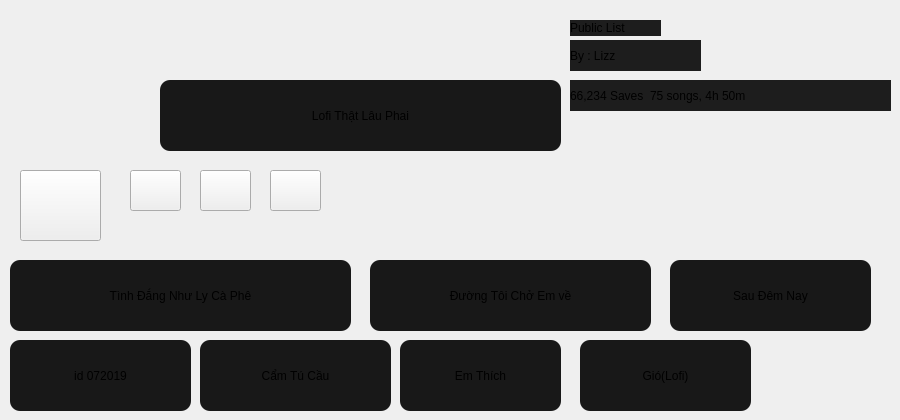
      <widget class="QWidget" name="page_11">
       <widget class="QPushButton" name="pushButton_13">
        <property name="geometry">
         <rect>
          <x>160</x>
          <y>80</y>
          <width>401</width>
          <height>71</height>
         </rect>
        </property>
        <property name="layoutDirection">
         <enum>Qt::LayoutDirection::LeftToRight</enum>
        </property>
        <property name="styleSheet">
         <string notr="true">background-color:rgb(24, 24, 24);
font: 500 26pt &quot;Comfortaa&quot;;
border-radius: 10;</string>
        </property>
        <property name="text">
         <string>Lofi Thật Lâu Phai</string>
        </property>
        <property name="iconSize">
         <size>
          <width>150</width>
          <height>150</height>
         </size>
        </property>
       </widget>
       <widget class="QLabel" name="label_2">
        <property name="geometry">
         <rect>
          <x>570</x>
          <y>20</y>
          <width>91</width>
          <height>16</height>
         </rect>
        </property>
        <property name="styleSheet">
         <string notr="true">font: 500 10pt &quot;Roboto Mono Medium&quot;;
background:rgb(29, 29, 29);</string>
        </property>
        <property name="text">
         <string>Public List</string>
        </property>
       </widget>
       <widget class="QLabel" name="label_3">
        <property name="geometry">
         <rect>
          <x>570</x>
          <y>40</y>
          <width>131</width>
          <height>31</height>
         </rect>
        </property>
        <property name="styleSheet">
         <string notr="true">font: 500 16pt &quot;Roboto Mono Medium&quot;;
background:rgb(29, 29, 29);</string>
        </property>
        <property name="text">
         <string>By : Lizz</string>
        </property>
       </widget>
       <widget class="QLabel" name="label_4">
        <property name="geometry">
         <rect>
          <x>570</x>
          <y>80</y>
          <width>321</width>
          <height>31</height>
         </rect>
        </property>
        <property name="styleSheet">
         <string notr="true">font: 500 10pt &quot;Roboto Mono Medium&quot;;
background:rgb(29, 29, 29);</string>
        </property>
        <property name="text">
         <string>66,234 Saves  75 songs, 4h 50m</string>
        </property>
       </widget>
       <widget class="QPushButton" name="pushButton_14">
        <property name="geometry">
         <rect>
          <x>20</x>
          <y>170</y>
          <width>81</width>
          <height>71</height>
         </rect>
        </property>
        <property name="text">
         <string/>
        </property>
        <property name="icon">
         <iconset>
          <normaloff>../IMG/PlayIcon.png</normaloff>../IMG/PlayIcon.png</iconset>
        </property>
        <property name="iconSize">
         <size>
          <width>64</width>
          <height>64</height>
         </size>
        </property>
       </widget>
       <widget class="QPushButton" name="pushButton_15">
        <property name="geometry">
         <rect>
          <x>130</x>
          <y>170</y>
          <width>51</width>
          <height>41</height>
         </rect>
        </property>
        <property name="text">
         <string/>
        </property>
        <property name="icon">
         <iconset>
          <normaloff>../img/ArrowDownIcon.png</normaloff>../img/ArrowDownIcon.png</iconset>
        </property>
        <property name="iconSize">
         <size>
          <width>32</width>
          <height>32</height>
         </size>
        </property>
       </widget>
       <widget class="QPushButton" name="pushButton_18">
        <property name="geometry">
         <rect>
          <x>200</x>
          <y>170</y>
          <width>51</width>
          <height>41</height>
         </rect>
        </property>
        <property name="text">
         <string/>
        </property>
        <property name="icon">
         <iconset>
          <normaloff>../img/CheckIcon.png</normaloff>../img/CheckIcon.png</iconset>
        </property>
        <property name="iconSize">
         <size>
          <width>32</width>
          <height>32</height>
         </size>
        </property>
       </widget>
       <widget class="QPushButton" name="pushButton_19">
        <property name="geometry">
         <rect>
          <x>270</x>
          <y>170</y>
          <width>51</width>
          <height>41</height>
         </rect>
        </property>
        <property name="text">
         <string/>
        </property>
        <property name="icon">
         <iconset>
          <normaloff>../img/EllipsisIcon.png</normaloff>../img/EllipsisIcon.png</iconset>
        </property>
        <property name="iconSize">
         <size>
          <width>32</width>
          <height>32</height>
         </size>
        </property>
       </widget>
       <widget class="QPushButton" name="pushButton_45">
        <property name="geometry">
         <rect>
          <x>370</x>
          <y>260</y>
          <width>281</width>
          <height>71</height>
         </rect>
        </property>
        <property name="styleSheet">
         <string notr="true">background-color:rgb(24, 24, 24);
font: 500 14pt &quot;Comfortaa&quot;;
border-radius: 10;</string>
        </property>
        <property name="text">
         <string>Đường Tôi Chở Em về</string>
        </property>
        <property name="icon">
         <iconset>
          <normaloff>../img/Đường Tôi Chở Em Về.png</normaloff>../img/Đường Tôi Chở Em Về.png</iconset>
        </property>
        <property name="iconSize">
         <size>
          <width>75</width>
          <height>75</height>
         </size>
        </property>
       </widget>
       <widget class="QPushButton" name="pushButton_46">
        <property name="geometry">
         <rect>
          <x>10</x>
          <y>260</y>
          <width>341</width>
          <height>71</height>
         </rect>
        </property>
        <property name="styleSheet">
         <string notr="true">background-color:rgb(24, 24, 24);
font: 500 14pt &quot;Comfortaa&quot;;
border-radius: 10;</string>
        </property>
        <property name="text">
         <string>Tình Đắng Như Ly Cà Phê</string>
        </property>
        <property name="icon">
         <iconset>
          <normaloff>../img/Tình Đắng Như Ly Cà Phê.png</normaloff>../img/Tình Đắng Như Ly Cà Phê.png</iconset>
        </property>
        <property name="iconSize">
         <size>
          <width>75</width>
          <height>75</height>
         </size>
        </property>
       </widget>
       <widget class="QPushButton" name="pushButton_47">
        <property name="geometry">
         <rect>
          <x>670</x>
          <y>260</y>
          <width>201</width>
          <height>71</height>
         </rect>
        </property>
        <property name="styleSheet">
         <string notr="true">background-color:rgb(24, 24, 24);
font: 500 14pt &quot;Comfortaa&quot;;
border-radius: 10;</string>
        </property>
        <property name="text">
         <string>Sau Đêm Nay</string>
        </property>
        <property name="icon">
         <iconset>
          <normaloff>../img/Sau Đêm Nay.png</normaloff>../img/Sau Đêm Nay.png</iconset>
        </property>
        <property name="iconSize">
         <size>
          <width>75</width>
          <height>75</height>
         </size>
        </property>
       </widget>
       <widget class="QPushButton" name="pushButton_48">
        <property name="geometry">
         <rect>
          <x>10</x>
          <y>340</y>
          <width>181</width>
          <height>71</height>
         </rect>
        </property>
        <property name="styleSheet">
         <string notr="true">background-color:rgb(24, 24, 24);
font: 500 14pt &quot;Comfortaa&quot;;
border-radius: 10;</string>
        </property>
        <property name="text">
         <string>id 072019</string>
        </property>
        <property name="icon">
         <iconset>
          <normaloff>../img/id 072019.png</normaloff>../img/id 072019.png</iconset>
        </property>
        <property name="iconSize">
         <size>
          <width>75</width>
          <height>75</height>
         </size>
        </property>
       </widget>
       <widget class="QPushButton" name="pushButton_49">
        <property name="geometry">
         <rect>
          <x>200</x>
          <y>340</y>
          <width>191</width>
          <height>71</height>
         </rect>
        </property>
        <property name="styleSheet">
         <string notr="true">background-color:rgb(24, 24, 24);
font: 500 14pt &quot;Comfortaa&quot;;
border-radius: 10;</string>
        </property>
        <property name="text">
         <string>Cẩm Tú Cầu</string>
        </property>
        <property name="icon">
         <iconset>
          <normaloff>../img/Cẩm Tú Cầu.png</normaloff>../img/Cẩm Tú Cầu.png</iconset>
        </property>
        <property name="iconSize">
         <size>
          <width>75</width>
          <height>75</height>
         </size>
        </property>
       </widget>
       <widget class="QPushButton" name="pushButton_50">
        <property name="geometry">
         <rect>
          <x>400</x>
          <y>340</y>
          <width>161</width>
          <height>71</height>
         </rect>
        </property>
        <property name="styleSheet">
         <string notr="true">background-color:rgb(24, 24, 24);
font: 500 14pt &quot;Comfortaa&quot;;
border-radius: 10;</string>
        </property>
        <property name="text">
         <string>Em Thích</string>
        </property>
        <property name="icon">
         <iconset>
          <normaloff>../img/Em Thích.png</normaloff>../img/Em Thích.png</iconset>
        </property>
        <property name="iconSize">
         <size>
          <width>75</width>
          <height>75</height>
         </size>
        </property>
       </widget>
       <widget class="QPushButton" name="pushButton_51">
        <property name="geometry">
         <rect>
          <x>580</x>
          <y>340</y>
          <width>171</width>
          <height>71</height>
         </rect>
        </property>
        <property name="styleSheet">
         <string notr="true">background-color:rgb(24, 24, 24);
font: 500 14pt &quot;Comfortaa&quot;;
border-radius: 10;</string>
        </property>
        <property name="text">
         <string>Gió(Lofi)</string>
        </property>
        <property name="icon">
         <iconset>
          <normaloff>../img/Gió(Lofi).png</normaloff>../img/Gió(Lofi).png</iconset>
        </property>
        <property name="iconSize">
         <size>
          <width>75</width>
          <height>75</height>
         </size>
        </property>
       </widget>
       <widget class="QLabel" name="label_5">
        <property name="geometry">
         <rect>
          <x>0</x>
          <y>0</y>
          <width>161</width>
          <height>161</height>
         </rect>
        </property>
        <property name="text">
         <string/>
        </property>
        <property name="pixmap">
         <pixmap>../img/Lofi Thật lâu phai.png</pixmap>
        </property>
        <property name="scaledContents">
         <bool>true</bool>
        </property>
        <property name="alignment">
         <set>Qt::AlignmentFlag::AlignCenter</set>
        </property>
       </widget>
      </widget>
